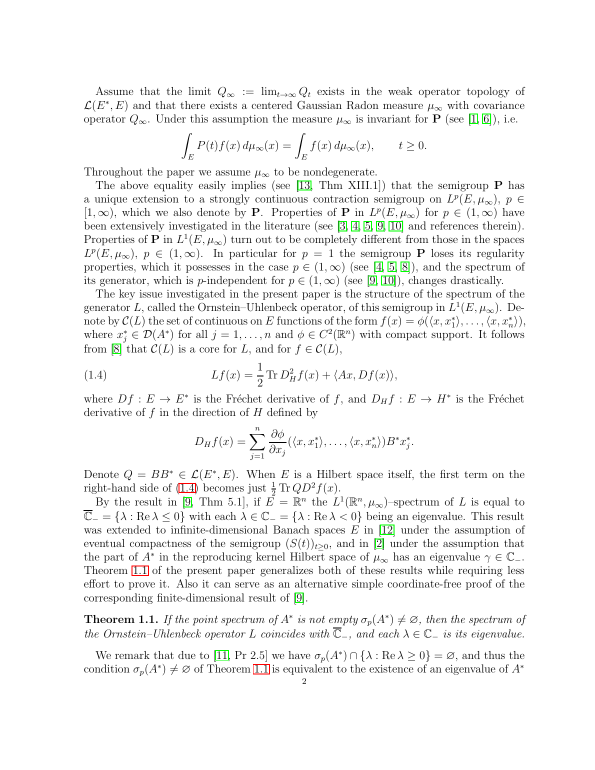
#> input picture packets/fa_banach_001_counterexamples_1210.1287_1210.1287_nilpotent_shift_ou_spectrum/files/figures/source_page-2.png, 1190 x 1540 px, found by its file name (shown at 1/2 size)
$ python make_crop.py
#> lines starting #> are read from the running program, lines starting #| are printed output that depends on the picture
#!/usr/bin/env python3
"""Crop the exact conjecture statement from rendered PDF page 2.

Run after rendering at 200 dpi as tmp/source_page-2.png.
"""

from pathlib import Path

from PIL import Image


ROOT = Path(__file__).resolve().parents[1]
source = ROOT / "tmp" / "source_page-2.png"
target = ROOT / "figures" / "open_problem_crop.png"

with Image.open(source) as image:
    # Coordinates for the 200-dpi 1700x2200 page render.  This includes the
    # page number and the complete three-line conjecture, with generous margin.
#> image is the input picture: PIL image 1190x1540 RGB; mean R, G, B 244.5, 244.8, 244.5
    crop = image.crop((165, 105, 1165, 410))
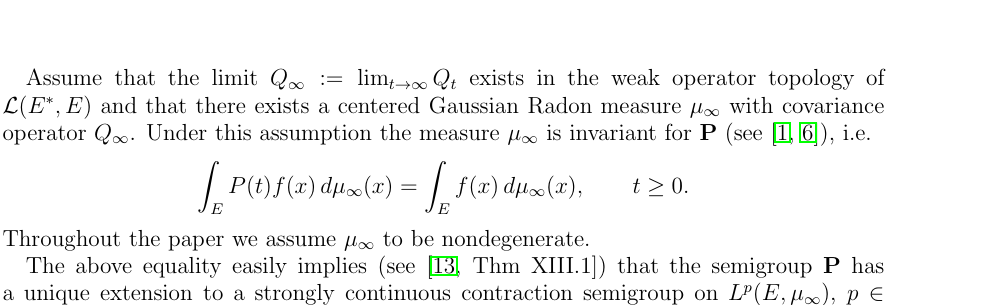
#> crop: PIL image 1000x305 RGB; mean R, G, B 243, 243.4, 243
    crop.save(target)

print(target)

$ run again, with packets/fa_banach_001_counterexamples_1210.1287_1210.1287_nilpotent_shift_ou_spectrum/files/figures/prior_nilpotent_crop.png copied over packets/fa_banach_001_counterexamples_1210.1287_1210.1287_nilpotent_shift_ou_spectrum/files/figures/source_page-2.png
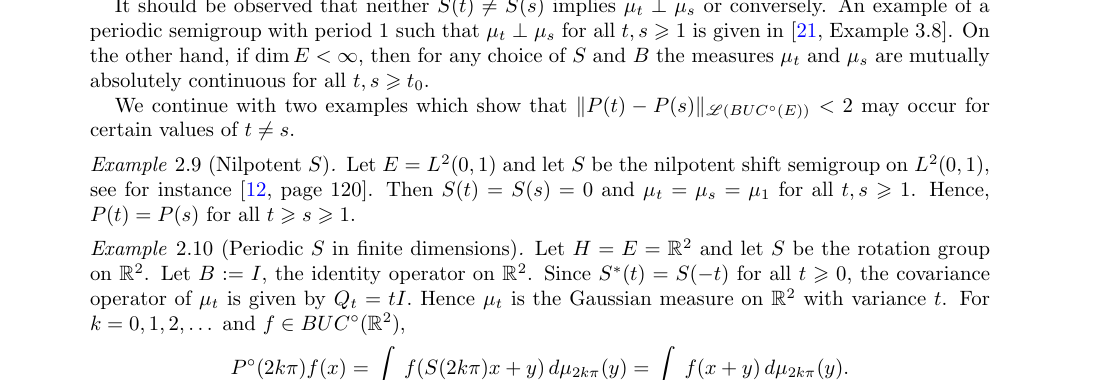
#> input picture packets/fa_banach_001_counterexamples_1210.1287_1210.1287_nilpotent_shift_ou_spectrum/files/figures/prior_nilpotent_crop.png, 1120 x 380 px, found by its file name
#> image is the input picture: PIL image 1120x380 RGB; mean R, G, B 241.4, 241.4, 241.5
#> `crop = image.crop((165, 105, 1165, 410))`:
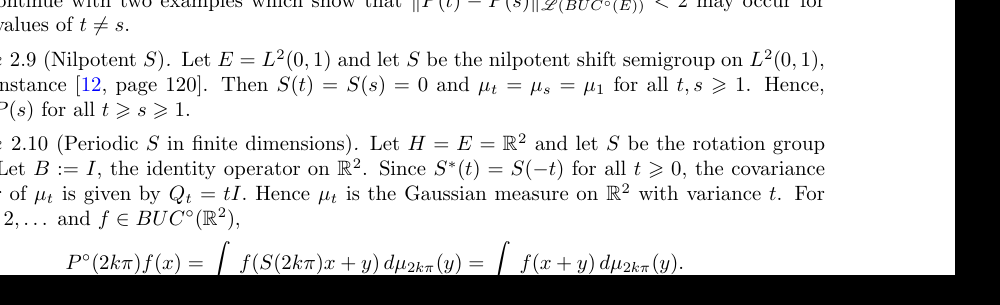
#> crop: PIL image 1000x305 RGB; mean R, G, B 208.4, 208.4, 208.5

$ run again, with packets/fa_banach_001_counterexamples_1210.1287_1210.1287_nilpotent_shift_ou_spectrum/files/figures/supporting_page-07.png copied over packets/fa_banach_001_counterexamples_1210.1287_1210.1287_nilpotent_shift_ou_spectrum/files/figures/source_page-2.png
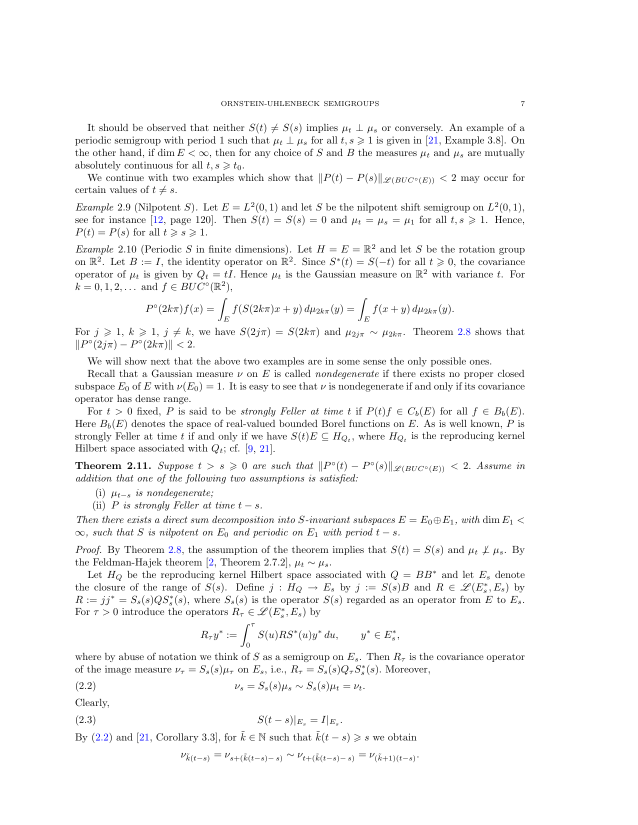
#> input picture packets/fa_banach_001_counterexamples_1210.1287_1210.1287_nilpotent_shift_ou_spectrum/files/figures/supporting_page-07.png, 1275 x 1650 px, found by its file name (shown at 1/2 size)
#> image is the input picture: PIL image 1275x1650 RGB; mean R, G, B 246.8, 246.8, 246.9
#> `crop = image.crop((165, 105, 1165, 410))`:
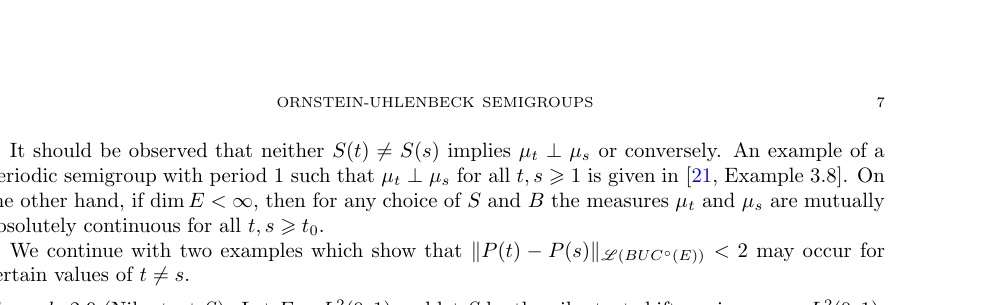
#> crop: PIL image 1000x305 RGB; mean R, G, B 246.1, 246.1, 246.2
